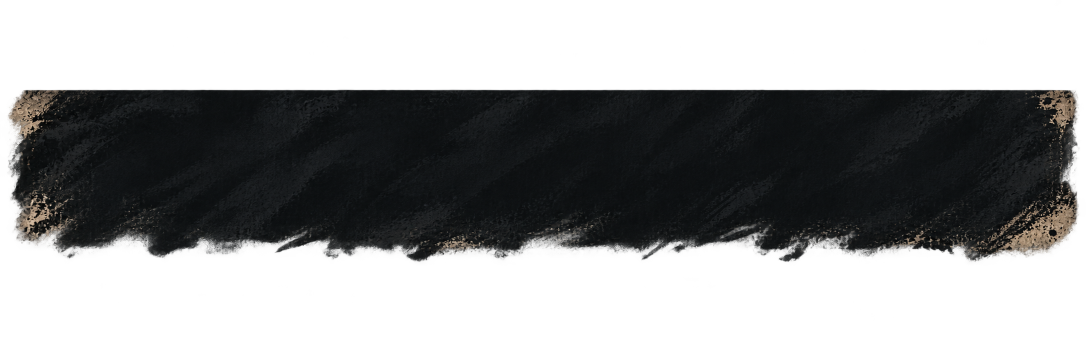
#> input picture ferramentas/prototipos/hud/direcao/topo.png, 2172 x 724 px (shown at 1/2 size)
$ python derivar_topo.py
#> lines starting #> are read from the running program, lines starting #| are printed output that depends on the picture; after the words box and inside, x2 and y2 are one past the last pixel; in counts of white or black regions, pixels touching at a corner belong together
"""O recorte da pintura horizontal de Jean ("../topo.png", 2172×724) para a barra do topo (em avaliação, nada no jogo).

A barra não cresce (46 px). A pintura entra em escala uniforme, com a largura dela ocupando a tela (1920 px:
×0,896), e só a faixa de baixo é usada:
  - dentro da barra, o carvão sólido e o começo do rasgo (as linhas 419 a 470 da pintura, 46 px na tela);
  - abaixo da barra, só as pontas do rasgo (470 a 495, ~22 px na tela), apagando nas últimas linhas, para o desgaste
    ligar o topo às colunas sem cobrir o que está embaixo.
Nada é esticado: o recorte tira as margens transparentes (x 15 a 2158) e as linhas de cima, que não cabem na barra.

  python ferramentas/prototipos/hud/direcao/topo/derivar_topo.py
"""

import os

import numpy as np
from PIL import Image

AQUI = os.path.dirname(os.path.abspath(__file__))
FONTE = os.path.join(AQUI, "..", "topo.png")
X0, X1 = 15, 2159          # sem as margens transparentes
Y0, Y_BARRA, Y1 = 419, 470, 495   # o topo da faixa, onde a barra acaba, o fim das pontas
APAGA = 12                 # as últimas linhas das pontas somem aos poucos (sem um corte reto)


def main():
    os.makedirs(os.path.join(AQUI, "pecas"), exist_ok=True)
    faixa = np.asarray(Image.open(FONTE).convert("RGBA").crop((X0, Y0, X1, Y1))).copy()
    alt = faixa.shape[0]
#> alt = 76
    fator = np.ones(alt)
#> fator = 76 values from 1 to 1
    fator[alt - APAGA:] = np.linspace(1, 0, APAGA)
    faixa[..., 3] = (faixa[..., 3] * fator[:, None]).astype(np.uint8)
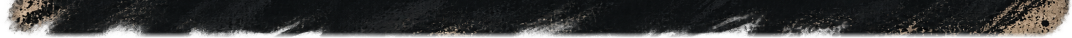
#> faixa: shape (76, 2144, 4) (shown at 1/2 size); mean R, G, B, A 28.4, 28.6, 27.7, 215.8; transparent parts drawn white
    # As manchas claras das pontas: dentro da barra elas ficam atrás do logotipo (à esquerda) e de "Fonte" e "Som" (à
    # direita) e disputam com o texto. Só ali (as pontas, na altura da barra) o claro escurece até o tom do carvão,
    # com transição suave; abaixo da barra as pontas do rasgo continuam bege (a ligação com as colunas), a da esquerda
    # pela metade, para não somar com a mancha do canto de cima da ficha.
    rgb = faixa[..., :3].astype(float)
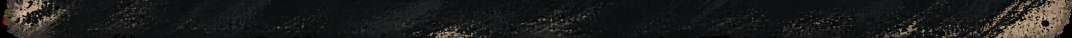
#> rgb: shape (76, 2144, 3) float64 (shown at 1/2 size); mean R, G, B 28.4, 28.6, 27.7
    lum = rgb.mean(2)
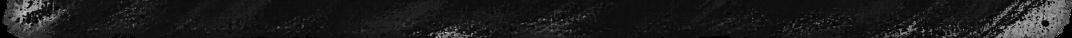
#> lum: shape (76, 2144) float64 (shown at 1/2 size); min 0, max 255, mean 28.2
    larg = faixa.shape[1]
#> larg = 2144
    xs = np.arange(larg)[None, :]
    ys = np.arange(alt)[:, None]
#> ys = 76 values from 0 to 75
    ponta = np.clip(1 - (xs - 120) / 260, 0, 1) + np.clip((xs - (larg - 380)) / 260, 0, 1)   # 1 nas pontas, 0 no meio
    barra = np.clip((Y_BARRA - Y0 + 4 - ys) / 8, 0, 1)                                      # 1 na barra, 0 abaixo
    esquerda = (xs < larg / 2) * np.clip((ys - (Y_BARRA - Y0)) / 6, 0, 1) * 0.5              # as pontas da esquerda
    claro = np.clip((lum - 45) / 60, 0, 1)                                                  # só o que é claro
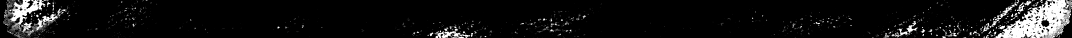
#> claro: shape (76, 2144) float64 (shown at 1/2 size); min 0, max 1, mean 0.0741
    forca = np.clip(ponta * np.maximum(barra, esquerda), 0, 1) * claro
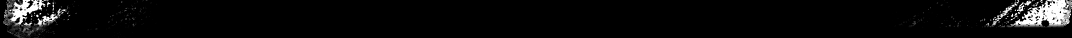
#> forca: shape (76, 2144) float64 (shown at 1/2 size); min 0, max 1, mean 0.0421
    alvo = np.array([22.0, 21.0, 22.0])
    rgb = rgb * (1 - forca[..., None]) + alvo * forca[..., None]
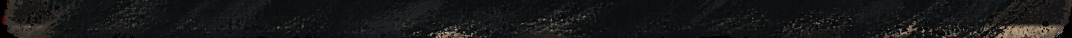
#> rgb: shape (76, 2144, 3) float64 (shown at 1/2 size); mean R, G, B 23.5, 24.5, 24.4
    faixa[..., :3] = np.clip(rgb, 0, 255).astype(np.uint8)
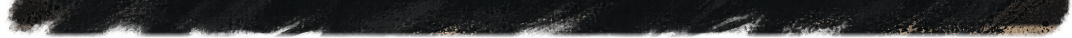
#> faixa: shape (76, 2144, 4) (shown at 1/2 size); 7.21% of pixels changed, all inside (x1, y1, x2, y2) = (6, 0, 2144, 76); transparent parts drawn white
    Image.fromarray(faixa, "RGBA").save(os.path.join(AQUI, "pecas", "topo-faixa.png"), optimize=True)
    print("faixa", faixa.shape[1], "×", alt, "· a barra até a linha", Y_BARRA - Y0, f"(proporção {faixa.shape[1]}/{alt})")
#| faixa 2144 × 76 · a barra até a linha 51 (proporção 2144/76)


if __name__ == "__main__":
    main()
